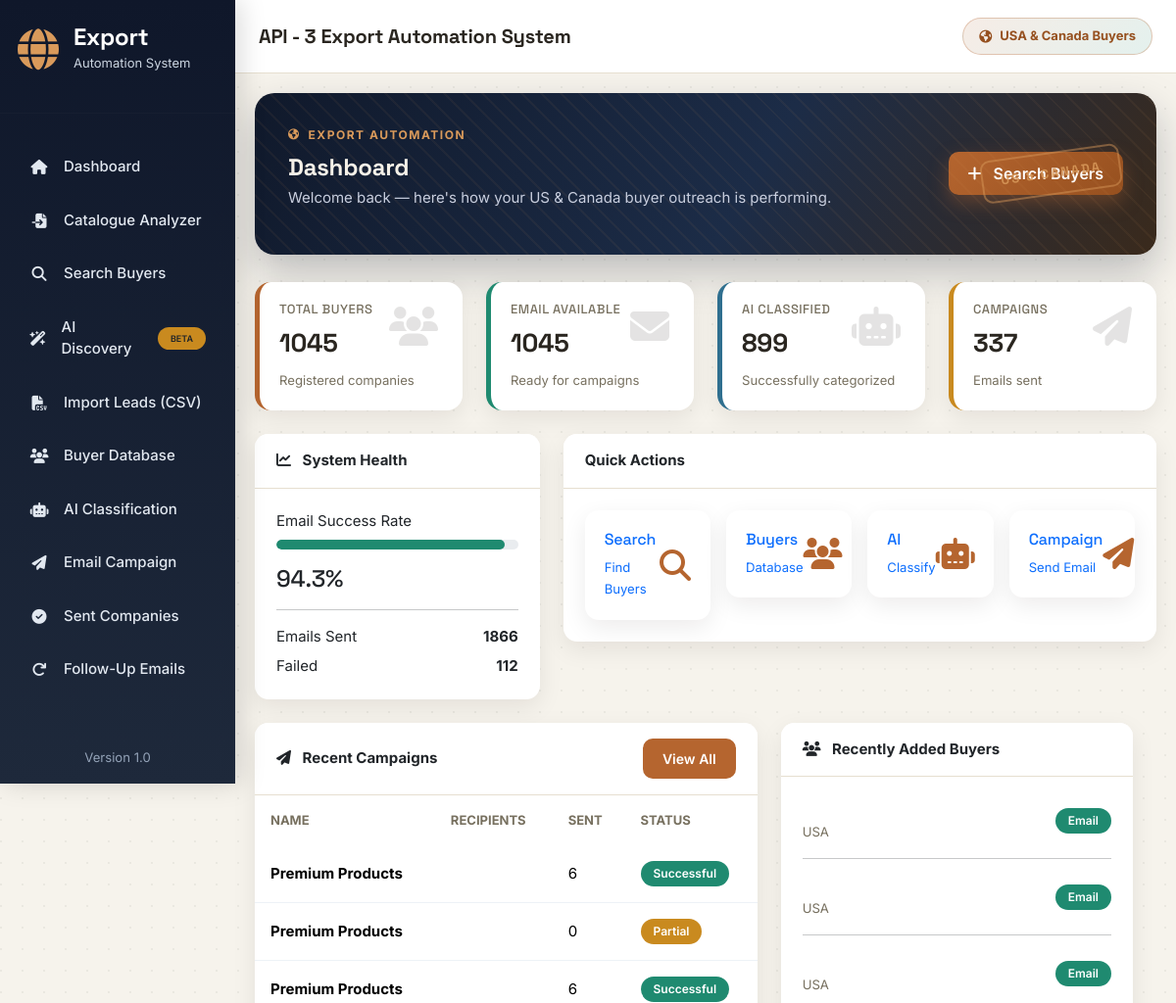
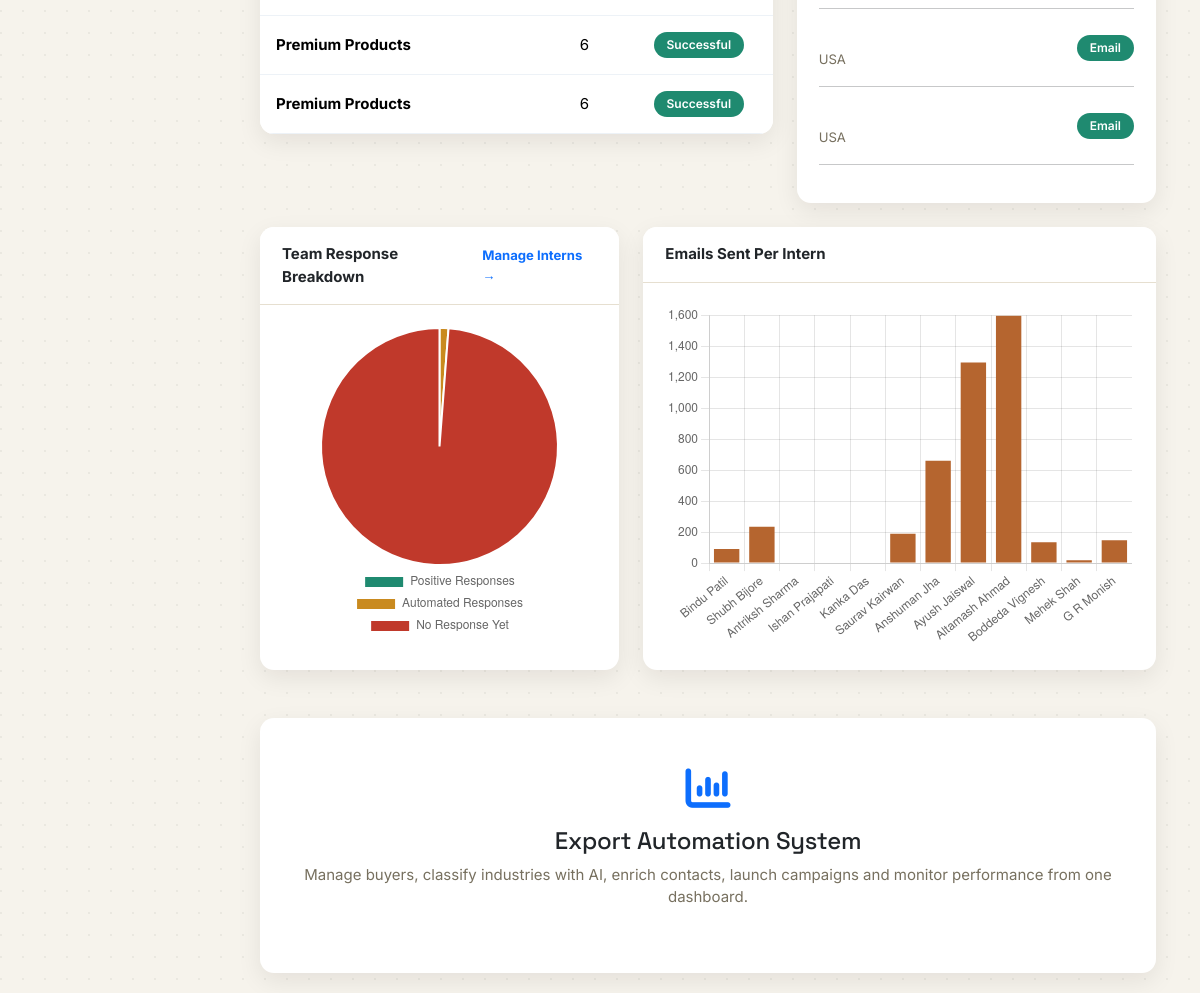
/dashboard, run on the app's committed database (2 pictures, top to bottom).
### app/models.py (models this page shows)
class Campaign(db.Model):
    __tablename__ = "campaigns"
    id = db.Column(db.Integer, primary_key=True)
    campaign_name = db.Column(db.String(150), nullable=False)
    subject = db.Column(db.String(255), nullable=False)
    body = db.Column(db.Text, nullable=False)
    recipients = db.Column(db.Integer, default=0)
    sent = db.Column(db.Integer, default=0)
    failed = db.Column(db.Integer, default=0)
    created_at = db.Column(
        db.DateTime,
        default=datetime.utcnow
    )

class Buyer(db.Model):
    __tablename__ = "buyers"
    id = db.Column(db.Integer, primary_key=True)
    company = db.Column(db.String(200), nullable=False)
    buyer_name = db.Column(db.String(200))
    email = db.Column(db.String(255))
    website = db.Column(db.String(300), unique=True)
    snippet = db.Column(db.Text)
    country = db.Column(db.String(100))
    state = db.Column(db.String(50))
    phone = db.Column(db.String(100))
    source = db.Column(db.String(100))
    category = db.Column(db.String(100), default="Unknown")
    status = db.Column(db.String(50), default="New")
    lead_score = db.Column(db.Integer)
    outreach_priority = db.Column(db.String(20))
    lead_score_reasons = db.Column(db.Text)
    product_match_percent = db.Column(db.Integer)
    relevant_categories = db.Column(db.String(500))
    style_estimate = db.Column(db.String(150))
    positioning_estimate = db.Column(db.String(100))
    recommended_products = db.Column(db.Text)
    decision_maker_name = db.Column(db.String(150))
    decision_maker_title = db.Column(db.String(150))
    email_domain_verified = db.Column(db.Boolean)
    email_live_verified = db.Column(db.Boolean)
    country_confirmed = db.Column(db.Boolean)
    analyzed_at = db.Column(db.DateTime)
    pipeline_stage = db.Column(db.String(50), default="Discovered")
    needs_follow_up = db.Column(db.Boolean, default=False)
    created_at = db.Column(
        db.DateTime,
        default=datetime.utcnow
    )

### app/routes/dashboard.py (the view)
@dashboard_bp.route("/")
@dashboard_bp.route("/dashboard")
def dashboard():
    data = DashboardService().get_dashboard_data()
    return render_template(
        "dashboard.html",
        total_buyers=data.get("total_buyers", 0),
        email_buyers=data.get("email_buyers", 0),
        classified_buyers=data.get("classified_buyers", 0),
        total_campaigns=data.get("total_campaigns", 0),
        total_sent=data.get("total_sent", 0),
        total_failed=data.get("total_failed", 0),
        success_rate=data.get("success_rate", 0),
        recent_campaigns=data.get("recent_campaigns", []),
        recent_buyers=data.get("recent_buyers", []),
        intern_totals=data.get("intern_totals", {}),
        intern_chart_data=data.get("intern_chart_data", {}),
    )

### app/services/database/intern_repository.py (called while the page is built)
    def all(self, status_filter=None, search=None):
        query = Intern.query
        if status_filter:
            query = query.filter(Intern.status == status_filter)
        if search:
            query = query.filter(Intern.name.ilike(f"%{search.strip()}%"))
        interns = query.all()
        interns.sort(
            key=lambda i: (
                0 if i.status == "Active" else 1,
                -(i.date_joined.toordinal() if i.date_joined else 0)
            )
        )
        return interns

    def totals(self):
        interns = self.all()
        return {
            "emails_sent": sum(i.emails_sent or 0 for i in interns),
            "automated_responses": sum(i.automated_responses or 0 for i in interns),
            "positive_responses": sum(i.positive_responses or 0 for i in interns),
            "active_count": sum(1 for i in interns if i.status == "Active"),
            "inactive_count": sum(1 for i in interns if i.status != "Active"),
        }

### app/templates/dashboard.html (shortened to what this page needs)
{% extends "base.html" %}
{% block content %}
<div class="fade-up">
    <div class="hero-banner d-flex justify-content-between align-items-center">
        <div>
            <div class="hero-eyebrow">
                <i class="fa-solid fa-earth-americas"></i>
                Export Automation
            </div>
            <h2>
                Dashboard
            </h2>
            <p>
                Welcome back — here's how your US & Canada buyer outreach is performing.
            </p>
        </div>
        <div>
            <a href="/search" class="btn btn-primary">
                <i class="fa-solid fa-plus me-2"></i>
                Search Buyers
            </a>
        </div>
        <div class="hero-stamp">
            US & Canada
        </div>
    </div>
    <div class="row g-4">
        <div class="col-xl-3 col-md-6">
            <div class="stats-card stats-primary">
                <i class="fa-solid fa-users"></i>
                <h6>Total Buyers</h6>
                <h2>{{ total_buyers }}</h2>
                <small class="text-muted">
                    Registered companies
                </small>
            </div>
        </div>
        <div class="col-xl-3 col-md-6">
            <div class="stats-card stats-success">
                <i class="fa-solid fa-envelope"></i>
                <h6>Email Available</h6>
                <h2>{{ email_buyers }}</h2>
                <small class="text-muted">
                    Ready for campaigns
                </small>
            </div>
        </div>
        <div class="col-xl-3 col-md-6">
            <div class="stats-card stats-info">
                <i class="fa-solid fa-robot"></i>
                <h6>AI Classified</h6>
                <h2>{{ classified_buyers }}</h2>
                <small class="text-muted">
                    Successfully categorized
                </small>
            </div>
        </div>
        <div class="col-xl-3 col-md-6">
            <div class="stats-card stats-warning">
                <i class="fa-solid fa-paper-plane"></i>
                <h6>Campaigns</h6>
                <h2>{{ total_campaigns }}</h2>
                <small class="text-muted">
                    Emails sent
                </small>
            </div>
        </div>
    </div>
<div class="row mt-4">
    <div class="col-lg-4">
        <div class="card">
            <div class="card-header">
                <i class="fa-solid fa-chart-line me-2"></i>
                System Health
            </div>
            <div class="card-body">
                <p class="mb-2">
                    Email Success Rate
                </p>
                <div class="progress mb-3">
                    <div
                        id="progressBar"
                        class="progress-bar bg-success">
                    </div>
                </div>
                <h4>
                    {{ success_rate }}%
                </h4>
                <hr>
                <div class="d-flex justify-content-between">
                    <span>Emails Sent</span>
                    <strong>{{ total_sent }}</strong>
                </div>
                <div class="d-flex justify-content-between mt-2">
                    <span>Failed</span>
                    <strong>{{ total_failed }}</strong>
                </div>
            </div>
        </div>
    </div>
    <div class="col-lg-8">
        <div class="card">
            <div class="card-header">
                Quick Actions
            </div>
            <div class="card-body">
                <div class="row g-3">
                    <div class="col-md-3">
                        <a href="/search" class="quick-action">
                            <div>
                                <h6>
                                    Search
                                </h6>
                                <small>
                                    Find Buyers
                                </small>
                            </div>
                            <i class="fa-solid fa-magnifying-glass"></i>
                        </a>
                    </div>
                    <div class="col-md-3">
                        <a href="/buyers" class="quick-action">
                            <div>
                                <h6>
                                    Buyers
                                </h6>
                                <small>
                                    Database
                                </small>
                            </div>
                            <i class="fa-solid fa-users"></i>
                        </a>
                    </div>
                    <div class="col-md-3">
                        <a href="/classify" class="quick-action">
                            <div>
                                <h6>
                                    AI
                                </h6>
                                <small>
                                    Classify
                                </small>
                            </div>
                            <i class="fa-solid fa-robot"></i>
                        </a>
                    </div>
                    <div class="col-md-3">
                        <a href="/campaign" class="quick-action">
                            <div>
                                <h6>
                                    Campaign
                                </h6>
                                <small>
                                    Send Email
                                </small>
                            </div>
                            <i class="fa-solid fa-paper-plane"></i>
                        </a>
                    </div>
                </div>
            </div>
        </div>
    </div>
<div class="row mt-4">
    <div class="col-lg-7">
        <div class="card">
            <div class="card-header d-flex justify-content-between align-items-center">
                <span>
                    <i class="fa-solid fa-paper-plane me-2"></i>
                    Recent Campaigns
                </span>
                <a href="/sent-companies" class="btn btn-sm btn-primary">
                    View All
                </a>
            </div>
            <div class="card-body p-0">
                <div class="table-responsive">
                    <table class="table">
                        <thead>
                            <tr>
                                <th>Name</th>
                                <th>Recipients</th>
                                <th>Sent</th>
                                <th>Status</th>
                            </tr>
                        </thead>
                        <tbody>
                        {% for campaign in recent_campaigns %}
                            <tr>
                                <td>
                                    <strong>
                                        {{ campaign.campaign_name }}
                                    </strong>
                                </td>
                                <td>
                                </td>
                                <td>
                                    {{ campaign.sent }}
                                </td>
                                <td>
                                    {% if campaign.failed == 0 %}
                                    <span class="badge bg-success">
                                        Successful
                                    </span>
                                    {% else %}
                                    <span class="badge bg-warning">
                                        Partial
                                    </span>
                                    {% endif %}
                                </td>
                            </tr>
                        {% else %}
                            <tr>
                                <td colspan="4" class="text-center py-4">
                                    No campaigns found.
                                </td>
                            </tr>
                        {% endfor %}
                        </tbody>
                    </table>
                </div>
            </div>
        </div>
    </div>
    <div class="col-lg-5">
        <div class="card">
            <div class="card-header">
                <i class="fa-solid fa-users me-2"></i>
                Recently Added Buyers
            </div>
            <div class="card-body">
                {% for buyer in recent_buyers %}
                <div class="d-flex justify-content-between align-items-center mb-3">
                    <div>
                        <br>
                        <small class="text-muted">
                            {{ buyer.country }}
                        </small>
                    </div>
                    <div>
                        {% if buyer.email %}
                        <span class="badge bg-success">
                            Email
                        </span>
                        {% else %}
                        <span class="badge bg-danger">
                            No Email
                        </span>
                        {% endif %}
                    </div>
                </div>
                <hr>
                {% else %}
                <p class="text-center">
                    No buyers found.
                </p>
                {% endfor %}
            </div>
        </div>
    </div>
</div>
{% if intern_chart_data.names %}
<div class="row mt-4">
    <div class="col-lg-5 mb-4">
        <div class="card h-100">
            <div class="card-header d-flex justify-content-between align-items-center">
                <span>Team Response Breakdown</span>
                <a href="/team" class="small">Manage Interns &rarr;</a>
            </div>
            <div class="card-body">
                <canvas id="internPieChart" height="220"></canvas>
            </div>
        </div>
    </div>
    <div class="col-lg-7 mb-4">
        <div class="card h-100">
            <div class="card-header">
                Emails Sent Per Intern
            </div>
            <div class="card-body">
                <canvas id="internBarChart" height="220"></canvas>
            </div>
        </div>
    </div>
</div>
<script>
    (function () {
        const names = {{ intern_chart_data.names | tojson }};
        const emailsSent = {{ intern_chart_data.emails_sent | tojson }};
        const automated = {{ intern_chart_data.automated_responses | tojson }};
        const positive = {{ intern_chart_data.positive_responses | tojson }};
        const totalEmails = emailsSent.reduce((a, b) => a + b, 0);
        const totalAutomated = automated.reduce((a, b) => a + b, 0);
        const totalPositive = positive.reduce((a, b) => a + b, 0);
        const totalNoResponse = Math.max(totalEmails - totalAutomated - totalPositive, 0);
        const pieCtx = document.getElementById("internPieChart");
        if (pieCtx) {
            new Chart(pieCtx, {
                type: "pie",
                data: {
                    labels: ["Positive Responses", "Automated Responses", "No Response Yet"],
                    datasets: [{
                        data: [totalPositive, totalAutomated, totalNoResponse],
                        backgroundColor: ["#1f8a70", "#c98a1f", "#c0392b"]
                    }]
                },
                options: {
                    plugins: { legend: { position: "bottom" } }
                }
            });
        }
        const barCtx = document.getElementById("internBarChart");
        if (barCtx) {
            new Chart(barCtx, {
                type: "bar",
                data: {
                    labels: names,
                    datasets: [{
                        label: "Emails Sent",
                        data: emailsSent,
                        backgroundColor: "#b5652f"
                    }]
                },
                options: {
                    scales: { y: { beginAtZero: true } },
                    plugins: { legend: { display: false } }
                }
            });
        }
    })();
</script>
{% endif %}
<div class="row mt-4">
    <div class="col-12">
        <div class="card">
            <div class="card-body text-center py-5">
                <i class="fa-solid fa-chart-column fa-3x text-primary mb-3"></i>
                <h4>
                    Export Automation System
                </h4>
                <p class="text-muted">
                    Manage buyers, classify industries with AI, enrich contacts,
                    launch campaigns and monitor performance from one dashboard.
                </p>
            </div>
        </div>
    </div>
</div>
</div>
{% endblock %}

### data on the page
Campaign: campaign_name "Premium Products", sent "6", failed "Successful"
Campaign: campaign_name "Premium Products", sent "0", failed "Partial"
Campaign: campaign_name "Premium Products", sent "6", failed "Successful"
Campaign: campaign_name "Premium Products", sent "6", failed "Successful"
Campaign: campaign_name "Premium Products", sent "6", failed "Successful"
Buyer: country "USA", shows "Email"
Buyer: country "USA", shows "Email"
Buyer: country "USA", shows "Email"
Buyer: country "USA", shows "Email"
Buyer: country "USA", shows "Email"

### other printed values
{{ total_buyers }} "1045"
{{ email_buyers }} "1045"
{{ classified_buyers }} "899"
{{ total_campaigns }} "337"
{{ success_rate }} "94.3"
{{ total_sent }} "1866"
{{ total_failed }} "112"
chart data {{ intern_chart_data.names | tojson }} ["Bindu Patil", "Shubh Bijore", "Antriksh Sharma", "Ishan Prajapati", "Kanka Das", "Saurav Kairwan", "Anshuman Jha", "Ayush Jaiswal", "Altamash Ahmad", "Boddeda Vignesh", "Mehek Shah", "G R Monish"]
chart data {{ intern_chart_data.emails_sent | tojson }} [91, 235, 0, 0, 0, 190, 660, 1294, 1596, 134, 19, 147]
chart data {{ intern_chart_data.automated_responses | tojson }} [0, 5, 0, 0, 0, 1, 11, 4, 18, 4, 0, 10]
chart data {{ intern_chart_data.positive_responses | tojson }} [0, 0, 0, 0, 0, 0, 0, 0, 0, 0, 0, 0]
